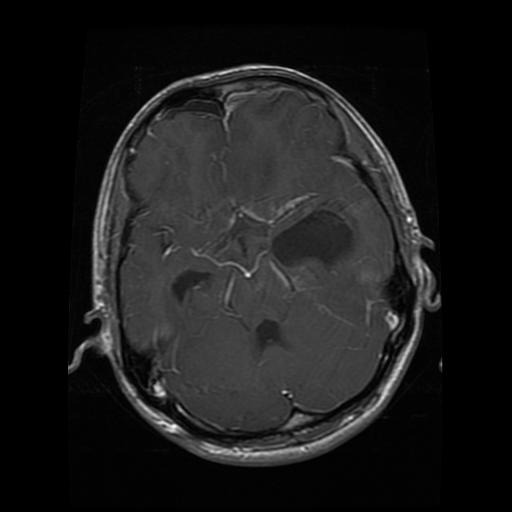
#> input picture DataSet/Test/glioma/Te-glTr_0008.jpg, 512 x 512 px
$ python -i Preprocessor.py   (imports and definitions only)   (older library calls are emulated)
#> lines starting #> are read from the running program, lines starting #| are printed output that depends on the picture
#> further down, picture is the input picture: shape (512, 512, 3); min 0, max 252, mean 27.1
from PIL import Image, ImageFilter
import numpy as np
import cv2
import matplotlib.pyplot as plt
import sys

class Preprocessor:
    def __init__(
        self,
        gauss_std_radius: int = 1, # Gaussian blur size
        deblur_strength: float = 0.5, # Deblur strength [0.5 is standard]
        laplacian_ksize: int = 3, # Laplacian kernel size
        edge_sharpen_strength: float = 0.5 # Laplacian edge sharpening strength [0.5 is standard]
    ):
        # Adjustable image filter parameters
        self.gauss_std_radius = gauss_std_radius;
        self.deblur_strength = deblur_strength;
        self.laplacian_ksize = laplacian_ksize;
        self.edge_sharpen_strength = edge_sharpen_strength;

        self.visualization_steps = []; # Debug steps

    def __collect_np_image(self, arr: np.array, title: str):
        # Clamp values between 0 and 255 & convert to 8 bit (0-255)
        arr = np.clip(arr, 0, 255).astype(np.uint8);
        self.visualization_steps.append((arr, title));

    def debug_steps(self, title: str = ""):
        num_steps = len(self.visualization_steps);
        plt.figure(figsize=(4 * num_steps, 4));
        plt.axis("off");
        plt.title(title + "\n");

        # Augment images side-by-side in a figure
        for i, (img, title) in enumerate(self.visualization_steps):
            plt.subplot(1, num_steps, i + 1);
            plt.imshow(img);
            plt.title(title);
            plt.axis("off");

        plt.tight_layout();
        plt.show();

    def __call__(self, img: Image.Image):
        self.__collect_np_image(np.array(img), "Original Image");

        # Convert to double precision
        img_np = np.array(img).astype(np.float32);

        # Step 1: min-max normalization (L membership function); convert to range [0, 1]
        mn = img_np.min();
#> mn = 0
        mx = img_np.max();
#> mx = 252
        img_norm = (img_np - mn) / (mx - mn) if mx != mn else np.zeros_like(img_np);

        self.__collect_np_image((img_norm * 255).astype(np.uint8), "Step 1: min-max normalized");

        # Step 2: Gaussian Blur (reduce noise)
        img_uint8 = (img_norm * 255).astype(np.uint8); # Scale back to [0, 255] first
        img_pil = Image.fromarray(img_uint8);
        blurred = img_pil.filter(ImageFilter.GaussianBlur(radius=self.gauss_std_radius));
        blurred_np = np.array(blurred) / 255.0;  # Convert back to [0, 1]

        self.__collect_np_image((blurred_np * 255).astype(np.uint8), "Step 2: Gaussian Blur");

        # Step 3: Deblur (Unsharp Mask)
        deblurred = img_norm + self.deblur_strength * (img_norm - blurred_np);
        deblurred = np.clip(deblurred, 0, 1); # Clamp values between 0 and 1

        self.__collect_np_image((deblurred * 255).astype(np.uint8), "Step 3: Deblurred (Sharpened)");

        # Step 4: Laplacian Edge Detection
        laplacian = np.zeros_like(deblurred, dtype=np.float32);
        for i in range(3):  # Apply laplacian filter to R, G, B channels
            lap = cv2.Laplacian((deblurred[:, :, i] * 255).astype(np.uint8), cv2.CV_32F, ksize=self.laplacian_ksize);
            lap = np.abs(lap); # Drop negative values caused by direction change
            lap -= lap.min(); # Shifts minimum value to 0
            if lap.max() != 0:
                lap = lap / lap.max();  # Normalize to [0, 1]
            laplacian[:, :, i] = lap;
#> this loop made 3 passes
#> pass 1, in __call__, `lap = cv2.Laplacian((deblurred[:, :, i] * 255).astype(np.uint8), cv2.C..`:
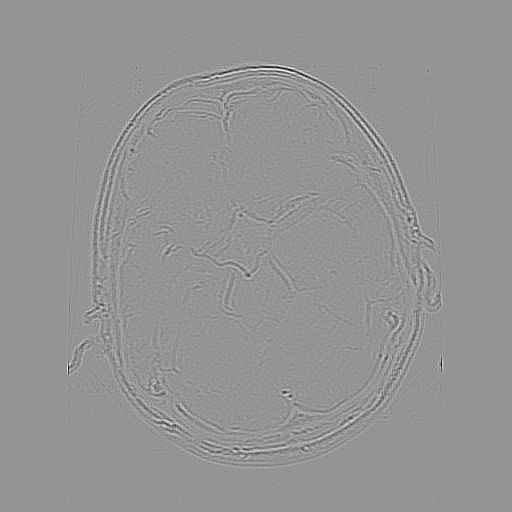
#> lap: shape (512, 512) float32; min -750, max 540, mean 0; drawn with min black and max white
#> pass 1, in __call__, `lap = np.abs(lap);`:
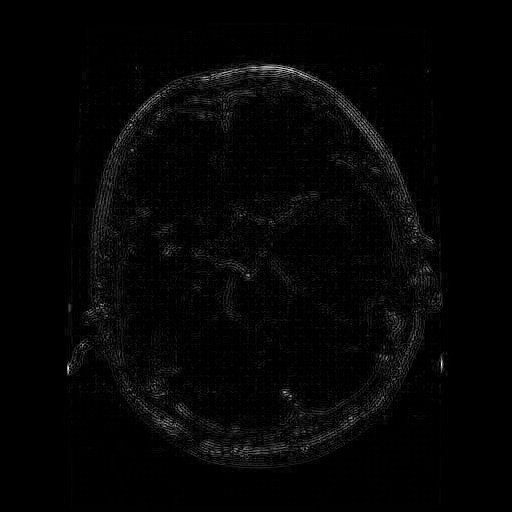
#> lap: shape (512, 512) float32; min 0, max 750, mean 15.6; drawn with min black and max white

        # INT operator (sigmoid variant); boost edges a tad bit; values are already fine-tuned
        contrast = 9.5;
        midpoint = 0.3;
        laplacian = 1 / (1 + np.exp(-contrast * (laplacian - midpoint)));
        laplacian = np.clip(laplacian, 0, 1); # Clamp values between 0 and 1

        self.__collect_np_image((laplacian * 255).astype(np.uint8), "Step 4: Laplacian Edge Detection");

        # Step 5: Edge Sharpening
        edge_sharpened = deblurred + self.edge_sharpen_strength * laplacian;
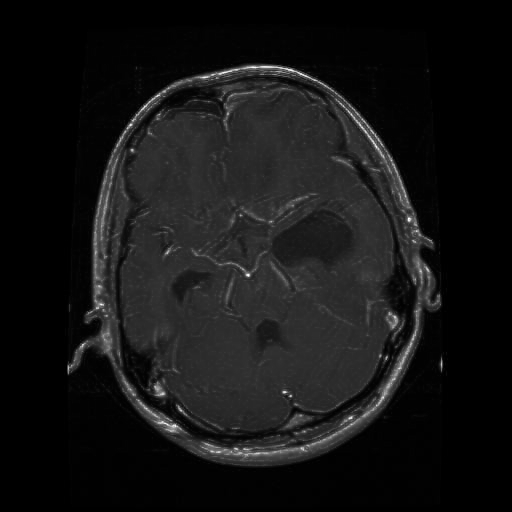
#> edge_sharpened: shape (512, 512, 3) float64; min 0.0273, max 1.46, mean 0.145; drawn with min black and max white
        edge_sharpened = np.clip(edge_sharpened, 0, 1); # Clamp values between 0 and 1
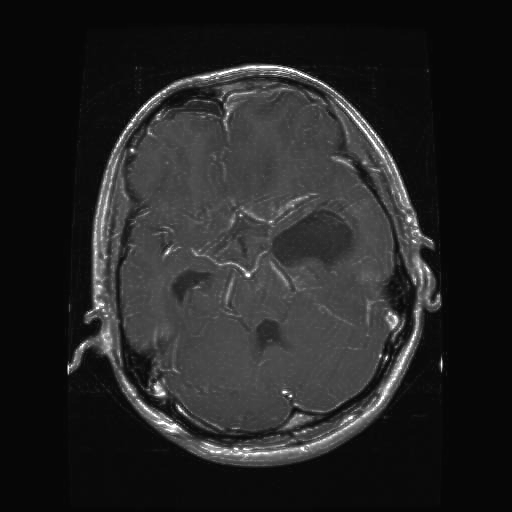
#> edge_sharpened: shape (512, 512, 3) float64; min 0.0273, max 1, mean 0.144

        self.__collect_np_image((edge_sharpened * 255).astype(np.uint8), "Step 5: Edge Sharpened");

        # Convert to PIL image for torchvision pipeline
        final_img = Image.fromarray((edge_sharpened * 255).astype(np.uint8));
        return final_img;

>>> import cv2
>>> picture = cv2.imread('../DataSet/Test/glioma/Te-glTr_0008.jpg')
>>> result = Preprocessor()(picture)

$ run again, on DataSet/Test/glioma/Te-gl_0166.jpg
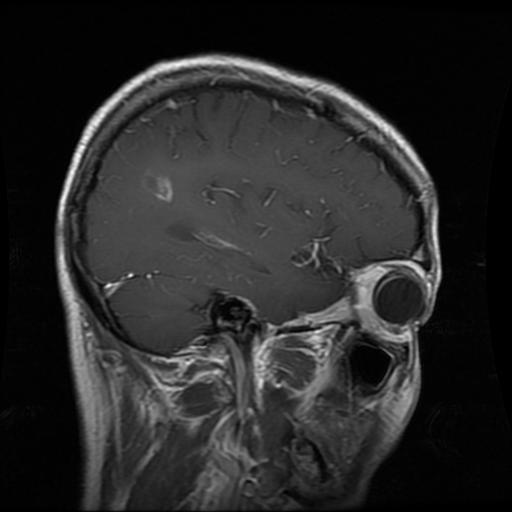
#> input picture DataSet/Test/glioma/Te-gl_0166.jpg, 512 x 512 px
#> picture is the input picture: shape (512, 512, 3); min 0, max 255, mean 40.7
#> mn = 0
#> mx = 255
#> the loop in __call__, `for i in range(3):` made 3 passes
#> pass 1, in __call__, `lap = cv2.Laplacian((deblurred[:, :, i] * 255).astype(np.uint8), cv2.C..`:
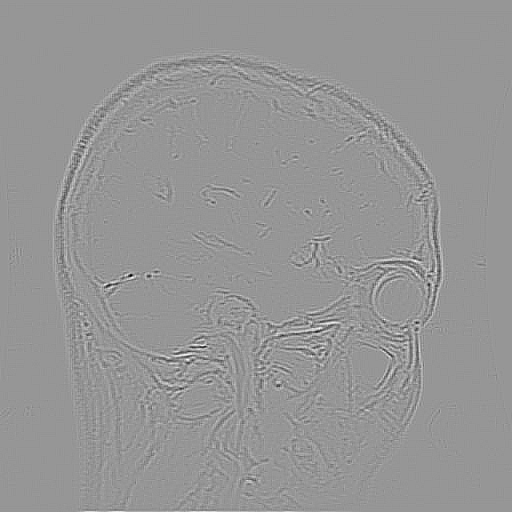
#> lap: shape (512, 512) float32; min -532, max 372, mean 0.1; drawn with min black and max white
#> in __call__, `edge_sharpened = np.clip(edge_sharpened, 0, 1);`:
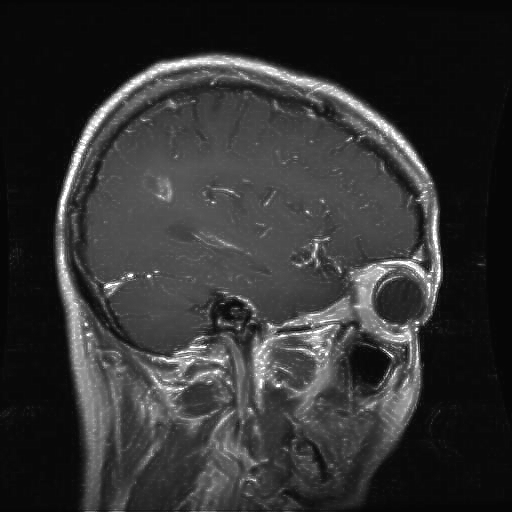
#> edge_sharpened: shape (512, 512, 3) float64; min 0.0273, max 1, mean 0.201

$ run again, on DataSet/Test/glioma/Te-gl_0186.jpg
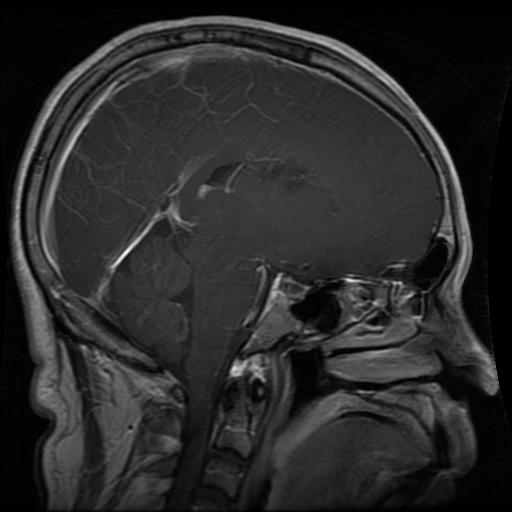
#> input picture DataSet/Test/glioma/Te-gl_0186.jpg, 512 x 512 px
#> picture is the input picture: shape (512, 512, 3); min 0, max 255, mean 41.9
#> mn = 0
#> mx = 255
#> the loop in __call__, `for i in range(3):` made 3 passes
#> pass 1, in __call__, `lap = np.abs(lap);`:
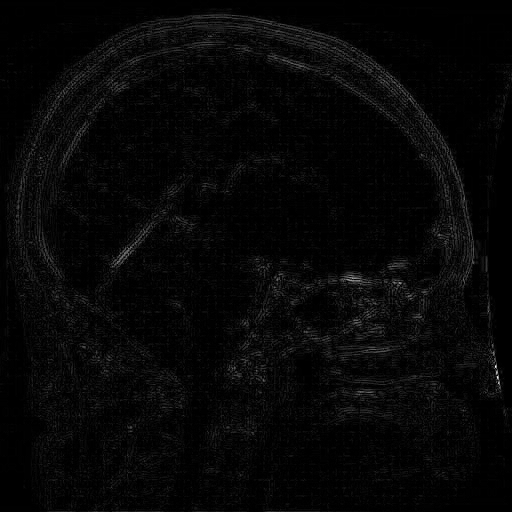
#> lap: shape (512, 512) float32; min 0, max 750, mean 20.9; drawn with min black and max white
#> in __call__, `edge_sharpened = np.clip(edge_sharpened, 0, 1);`:
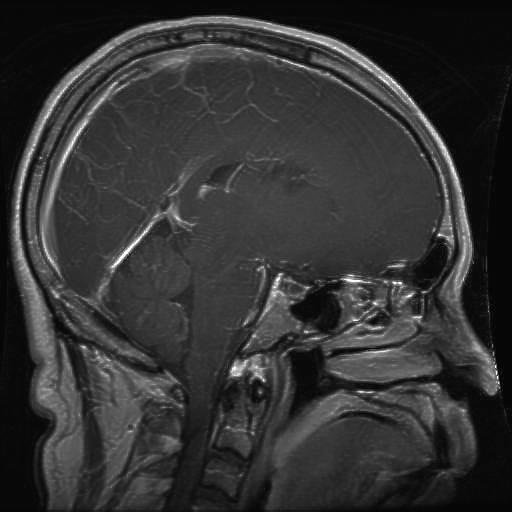
#> edge_sharpened: shape (512, 512, 3) float64; min 0.0273, max 1, mean 0.203

$ run again, on DataSet/Test/glioma/Te-gl_0198.jpg
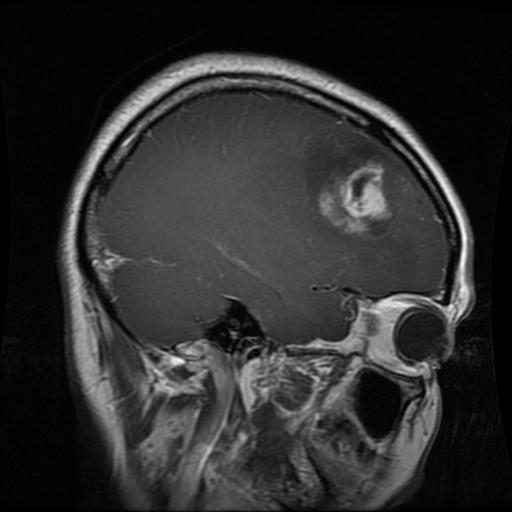
#> input picture DataSet/Test/glioma/Te-gl_0198.jpg, 512 x 512 px
#> picture is the input picture: shape (512, 512, 3); min 0, max 255, mean 46.1
#> mn = 0
#> mx = 255
#> in __call__, `laplacian = 1 / (1 + np.exp(-contrast * (laplacian - midpoint)));`:
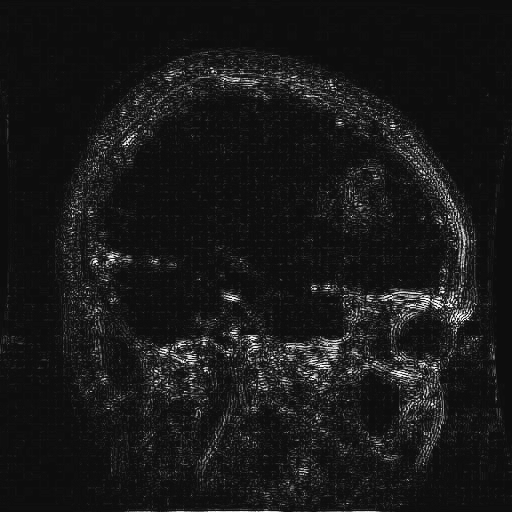
#> laplacian: shape (512, 512, 3) float32; min 0.0547, max 0.999, mean 0.0987
#> in __call__, `edge_sharpened = np.clip(edge_sharpened, 0, 1);`:
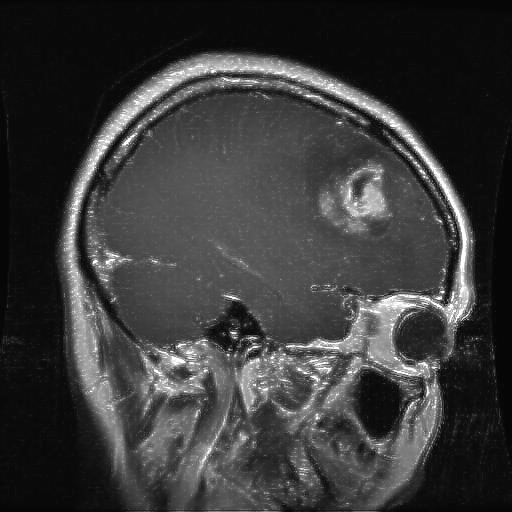
#> edge_sharpened: shape (512, 512, 3) float64; min 0.0273, max 1, mean 0.23
